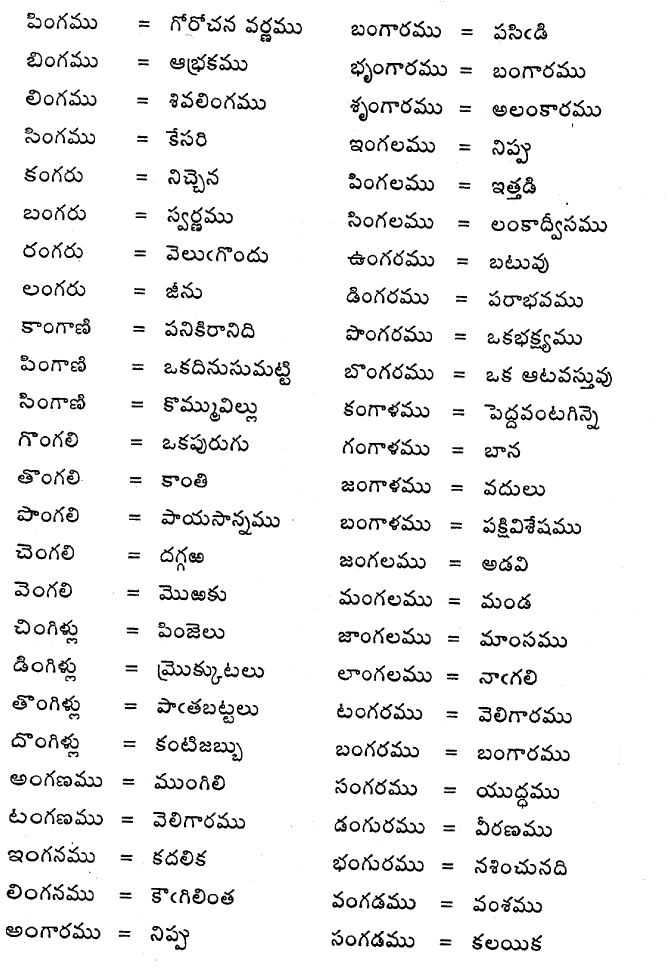
#> input picture sample_images/praasa.tif, 2002 x 2908 px (shown at 1/3 size)
$ python dewarp_test.py ../sample_images/praasa.tif
#> lines starting #> are read from the running program, lines starting #| are printed output that depends on the picture; after the words box and inside, x2 and y2 are one past the last pixel; in counts of white or black regions, pixels touching at a corner belong together; long printed decimals are rounded
### banti/helpers.py
import os
from PIL import Image as im
import numpy as np

##############################################################################
#                   OS Related Helpers
##############################################################################


def get_ext_changer(fname):
    base, ext = os.path.splitext(fname)
    def ext_changer(ext):
        return base + ext
    return ext_changer


def change_ext(fname, ext):
    name, _ = os.path.splitext(fname)
    return name + ext


# [27 lines left out: function is_file_of_type, not called in this run]

##############################################################################
#                   Picture Related Helpers
##############################################################################

def img_to_bin_arr(img):
    wd, ht = img.size
    pix = np.array(img.convert('1').getdata(), np.uint8)
    return 1 - (pix.reshape((ht, wd)) / 255.)


def bin_arr_to_rgb_img(arr):
    return bin_arr_to_img(arr).convert("RGB")


def bin_arr_to_img(arr):
    return im.fromarray((255 * (1 - arr)).astype("uint8"))


# [22 lines left out: functions arr_to_ascii_art, shade, not called in this run]

def default_nnet_fname():
    return os.path.join(os.path.split(__file__)[0], "../library/nn.pkl")

def default_scaler_fname():
    return os.path.join(os.path.split(__file__)[0], "../scalings/relative48.scl")

def default_labels_fname():
    return os.path.join(os.path.split(__file__)[0], "../labellings/alphacodes.lbl")

def default_ngram_fname():
    return os.path.join(os.path.split(__file__)[0], "../library/mega.123.pkl")

### banti/dewarp.py
from PIL import Image as im
import numpy as np
from scipy.ndimage import binary_closing, binary_opening
from banti.conncomp import get_conn_comp
logi = print
LINE_HT_THRESH = 10
LINE_WD_THRESH = .6

def fit_quad(x, y):
    X = np.array((np.ones_like(x), x, x ** 2)).T
    return np.linalg.lstsq(X, y)[0]


def predict_quad(beta, x):
    X = np.array((np.ones_like(x), x, x ** 2)).T
    return X.dot(beta.T)


def morph_sequence(pix, *param):
    for oc, wd, ht in param:
        logi(" Performing Morph : ", oc, wd, ht)
        structure = np.ones((ht, wd))
        if oc == "c":
            pix = binary_closing(pix, structure)
        elif oc == "o":
            pix = binary_opening(pix, structure)
    return pix


def get_mean_verticals(c):
    xs = c.x + np.arange(c.wd)
    ys = c.y + np.sum(c.pix * np.arange(c.ht)[:, None], axis=0) / np.sum(c.pix, axis=0)
    return np.array((xs, ys))


class DeWarper():
    def __init__(self, pix, sampling=1, redfactor=1, minlines=6, maxdist=50):
        self.sampling = sampling
        self.redfactor = redfactor
        self.minlines = minlines
        self.maxdist = maxdist

        self.pix = pix
        self.ht, self.wd = pix.shape
        self.nx = (self.wd + 2 * sampling - 2)
        self.ny = (self.ht + 2 * sampling - 2)

        self.grid_xs = np.arange(0, self.nx, self.sampling)  # M
        self.grid_ys = np.arange(0, self.ny, self.sampling)  # Lg

        logi("Pix shape, range ", pix.shape, pix.max(), pix.mean(), pix.min())
        logi("grid_xs", len(self.grid_xs), self.grid_xs[:3], self.grid_xs[-3:])
        logi("grid_ys", len(self.grid_ys), self.grid_ys[:3], self.grid_ys[-3:])

    def build_model(self):
        # Morph to lines
        self.morphpix = morph_sequence(self.pix, ("o", 1, 3), ("c", 15, 1),
                                                 ("o", 15, 1), ("c",30, 1))
        # Get Word/Line components and filter
        comps, _ = get_conn_comp(self.morphpix)  # Use 8 conn
        comps = [c for c in comps if c.ht > LINE_HT_THRESH]
        max_wd = max(c.wd for c in comps)
        comps = [c for c in comps if c.wd > max_wd * LINE_WD_THRESH]

        # Get the mean line
        self.midlines = [get_mean_verticals(c) for c in comps]

        # Remove Short Lines
        # self.midlines = [a for a in midlines if (a[0].max() - a[0].min() >= .4 * max_len)]

        self.find_vert_disparity()
        self.find_horz_disparity()

    def find_vert_disparity(self):
        betas = np.zeros((len(self.midlines), 3))  # L' x 3
        for i, midline in enumerate(self.midlines):
            xs, ys = midline
            betas[i] = fit_quad(xs, ys)

        logi(betas.shape)
        beta2s = betas[:, -1]
        median_beta2 = np.median(beta2s)
        median_var_beta2 = np.median(np.abs(beta2s - median_beta2))
        betas = betas[np.abs(beta2s - median_beta2) < 7 * median_var_beta2]
        print(beta2s, median_beta2, median_var_beta2)
        # L x 3
        self.median_abs_beta2 = np.median(np.abs(betas[:-1]))

        fitted_ys_on_gridx = predict_quad(betas, self.grid_xs).T  # Need L x M
        fitted_ys_on_gx_min = fitted_ys_on_gridx.min(axis=-1)  # L vector
        flat_y_order = fitted_ys_on_gx_min.argsort()
        fitted_ys_on_gx_min = fitted_ys_on_gx_min[flat_y_order]
        fitted_ys_on_gridx = fitted_ys_on_gridx[flat_y_order]
        diff_ys = fitted_ys_on_gridx - fitted_ys_on_gx_min[:, None]

        # ptaa0 - grid_xs, fitted_ys_on_gridx (unfiltered)
        # 1 - grid_xs, fitted_ys_on_gridx
        # 2 - grid_xs, fitted_ys_on_gridx (sorted)
        # 3 - grid_xs, diff_ys
        # 4 - fitted_ys_on_gx_min, diff_ys (L, L x M)
        # 5 - grid_ys, fitted_diff_ys

        # In each column fit diff_ys on fitted_ys_on_gx_min
        gammas = np.zeros((diff_ys.shape[1], 3))  # M x 3
        for i, diff_y_i in enumerate(diff_ys.T):
            gammas[i] = fit_quad(fitted_ys_on_gx_min, diff_y_i)

        fitted_diff_ys = predict_quad(gammas, self.grid_ys)   # Lg x M

        self.samp_vert_dispar = fitted_diff_ys
        self.fitted_ys_on_gridx = fitted_ys_on_gridx
        print("sampled vertical disparity: ", fitted_diff_ys.shape)

    def find_horz_disparity(self):
        left_ends, rigt_ends = [], []
        for midline in self.midlines:  # L
            xs, ys = midline
            left_ends.append((xs[0], ys[0]))
            rigt_ends.append((xs[-1], ys[-1]))

        left_ends = np.array(left_ends)  # L x 2
        rigt_ends = np.array(rigt_ends)
        order = np.argsort(left_ends[:, 1])  # L
        left_ends = left_ends[order]
        rigt_ends = rigt_ends[order]

        half = len(self.midlines) // 2
        lines1_lens = rigt_ends[:half, 0] - left_ends[:half, 0]
        lines2_lens = rigt_ends[half:, 0] - left_ends[half:, 0]
        HZ_DISP_LINE_LEN_THRES = .9
        left_ends = np.vstack((left_ends[:half][lines1_lens > HZ_DISP_LINE_LEN_THRES * lines1_lens.max()],
                               left_ends[half:][lines2_lens > HZ_DISP_LINE_LEN_THRES * lines2_lens.max()]))
        rigt_ends = np.vstack((rigt_ends[:half][lines1_lens > HZ_DISP_LINE_LEN_THRES * lines1_lens.max()],
                               rigt_ends[half:][lines2_lens > HZ_DISP_LINE_LEN_THRES * lines2_lens.max()]))
        self.left_ends, self.rigt_ends = left_ends, rigt_ends

        # Fit quadratics
        left_beta = fit_quad(left_ends[:,1], left_ends[:,0])      # Predict x from y
        rigt_beta = fit_quad(rigt_ends[:,1], rigt_ends[:,0])

        left_fitted_xs = predict_quad(left_beta, self.grid_ys)
        rigt_fitted_xs = predict_quad(rigt_beta, self.grid_ys)
        self.left_fitted_xs, self.rigt_fitted_xs = left_fitted_xs, rigt_fitted_xs

        left_minx, left_maxx = left_fitted_xs.min(), left_fitted_xs.max()
        rigt_minx, rigt_maxx = rigt_fitted_xs.min(), rigt_fitted_xs.max()

        left_ref,  rigt_ref = (left_minx, rigt_minx) if True else (left_maxx, rigt_maxx)

        left_fitted_diff_xs = left_ref - left_fitted_xs
        rigt_fitted_diff_xs = rigt_ref - rigt_fitted_xs

        samp_horz_dispar = left_fitted_diff_xs[:, None] + \
                           ((self.grid_xs-left_minx)/(rigt_minx-left_minx)) * \
                           (rigt_fitted_diff_xs - left_fitted_diff_xs)[:, None]
        #L x M = L x .   +   . x M * L x .

        self.samp_horz_dispar = samp_horz_dispar
        print("Sample Horiz Disparity", samp_horz_dispar.shape)

    # [21 lines left out: functions apply_horz_disparity, apply_vert_disparity, not called in this run]

    def apply_disparities(self):
        self.apply_vert_disparity()
        self.apply_horz_disparity()

    def get_info_image(self):
        pix = self.pix.copy().astype("uint8")
        pix += 2 * self.morphpix

        for xs, ys in self.midlines:
            pix[ys.astype(int), xs.astype(int)] = 4

        for fitted_y in self.fitted_ys_on_gridx.astype(int):
            pix[fitted_y, self.grid_xs] = 5

        for (xl, yl), (xr, yr), yg, xfl, xfr in zip(self.left_ends, self.rigt_ends, self.grid_ys,
                                                    self.left_fitted_xs, self.rigt_fitted_xs):
            pix[yl-3:yl+3, xl:xl+6] = 6
            pix[yr-3:yr+3, xr-6:xr] = 6
            try:
                pix[yg-3:yg+3, xfl:xfl+6] = 7
                pix[yg-3:yg+3, xfr-6:xfr] = 7
            except:
                pass

        img = im.fromarray(pix, "P")
        palette = np.random.randint(256, size=(256 * 3)).tolist()
        palette[:24] = (255, 255, 255,  128, 128, 255, 127, 127, 0, 0, 0, 0,
                        200, 0, 0, 50, 250, 50,
                        0, 0, 255, 0, 100, 200)
        img.putpalette(palette)
        return img

### banti/conncomp.py
import scipy.ndimage.measurements as meas
from .helpers import arr_to_ascii_art


class Component():
    def __init__(self, big_img, slice, index):
        self.index = index
        self.pix = big_img[slice] == index
        self.slice = slice

        self.y, self.y2 = slice[0].start, slice[0].stop
        self.ht = self.y2 - self.y
        self.x, self.x2 = slice[1].start, slice[1].stop
        self.wd = self.x2 - self.x

    def __lt__(self, other):
        overlap = max(0, min(self.x2 - other.x, other.x2 - self.x) - 1)

        if overlap / min(self.wd, other.wd) < .5:
            return self.x < other.x
        else:
            return self.y + self.ht/2 < other.y + other.ht/2

    # [6 lines left out: function __contains__, not called in this run]

    def has_center_of(self, other):
        return self.x <= (other.x + other.x2)/2 <= self.x2 and \
               self.y <= (other.y + other.y2)/2 <= self.y2

    # [4 lines left out: function small_str, not called in this run]

    def __str__(self):
        return self.small_str() + "\n" + arr_to_ascii_art(self.pix)


def get_conn_comp(imgarr, sort=True):
    labelled_image, n_components = meas.label(imgarr)
    slices = meas.find_objects(labelled_image)
    components = []

    for islice, slaiss in enumerate(slices):
        components.append(Component(labelled_image, slaiss, islice+1))

    if sort:
        components = sorted(components)

    return components, labelled_image

### tests/dewarp_test.py
import sys
from PIL import Image
from banti.dewarp import DeWarper
from banti.helpers import get_ext_changer, img_to_bin_arr, bin_arr_to_img

img_name = sys.argv[1]
change_ext = get_ext_changer(img_name)

# [4 lines left out: function save, not called in this run]

img = Image.open(img_name)
#> img is the input picture: PIL image 2002x2908 1; 93.6% white; 834 black regions (228 under 20 px), largest, box (x1, y1, x2, y2) and area: (1430, 2346, 1537, 2395) 1636, (1159, 2678, 1247, 2729) 1426, (1158, 2792, 1243, 2843) 1422
pix = img_to_bin_arr(img)

wrpr = DeWarper(pix)
#| Pix shape, range  (2908, 2002) 1.0 0.06414 0.0
#| grid_xs 2002 [0 1 2] [1999 2000 2001]
#| grid_ys 2908 [0 1 2] [2905 2906 2907]
wrpr.build_model()
#> after the loop in morph_sequence, `for oc, wd, ht in param:`:
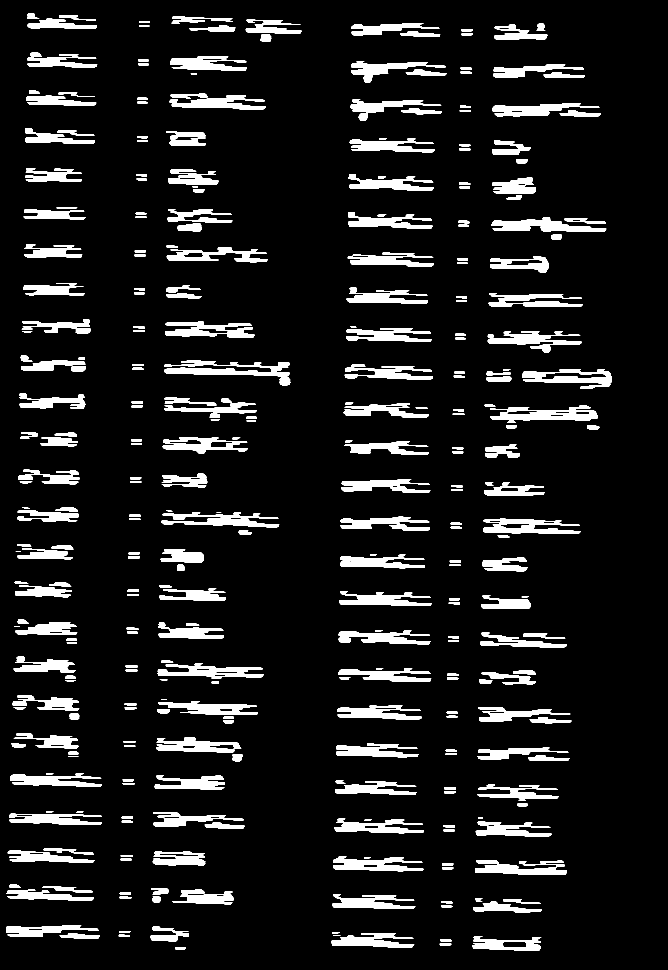
#> pix: shape (2908, 2002) bool (shown at 1/3 size); 9.3% white; 430 white regions (4 under 20 px), largest, box (x1, y1, x2, y2) and area: (1470, 1217, 1793, 1262) 7770, (1474, 659, 1819, 696) 7073, (1449, 1556, 1743, 1602) 7073
#> in get_conn_comp, `labelled_image, n_components = meas.label(imgarr)`:
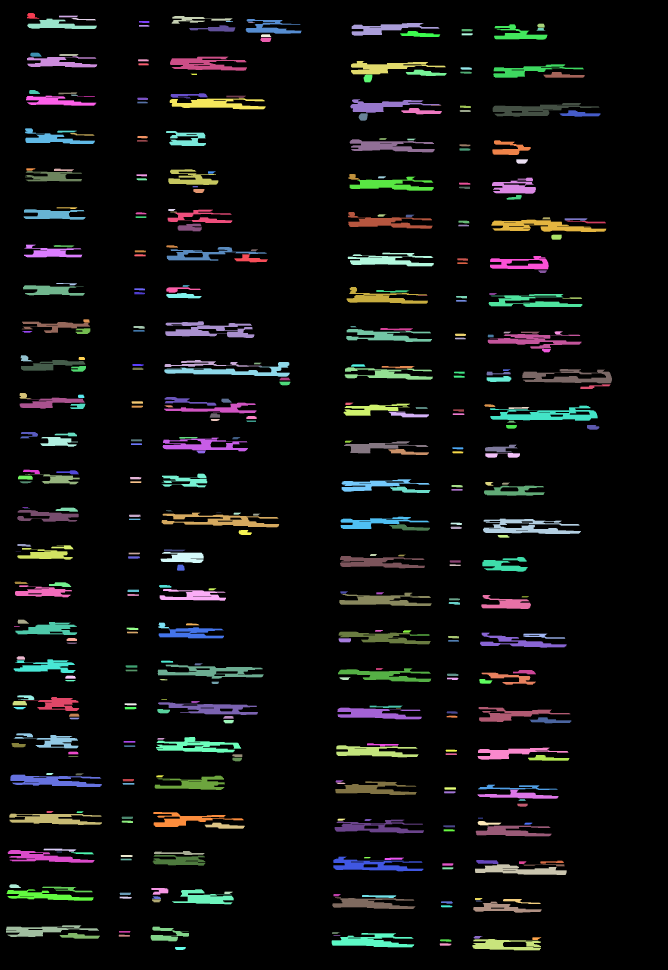
#> labelled_image: shape (2908, 2002) int32 (shown at 1/3 size); 431 distinct labels, from 0 to 430; one colour per label, 0 black
#> in get_conn_comp, `labelled_image, n_components = meas.label(imgarr)`: n_components = 430
#> in get_conn_comp, `slices = meas.find_objects(labelled_image)`: slices = 430 items
#> the loop in get_conn_comp, `for islice, slaiss in enumerate(slices):` made 430 passes
#> pass 3, in __init__ (call 3), `self.pix = big_img[slice] == index`:
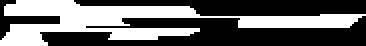
#> self.pix: shape (23, 183) bool (shown 2 times larger); 40.2% white; 1 white region, box (x1, y1, x2, y2) and area: (0, 0, 183, 23) 1694
#> in __lt__, `overlap = max(0, min(self.x2 - other.x, other.x2 - self.x) - 1)`: overlap = 0
#> in build_model, `comps, _ = get_conn_comp(self.morphpix)`: comps = 430 items
#> in build_model, `comps = [c for c in comps if c.ht > LINE_HT_THRESH]`: comps = 177 items
#> in build_model, `max_wd = max(c.wd for c in comps)`: max_wd = 376
#> in build_model, `comps = [c for c in comps if c.wd > max_wd * LINE_WD_THRESH]`: comps = 57 items
#> in get_mean_verticals, `xs = c.x + np.arange(c.wd)`: xs = 275 values from 31 to 305
#> in get_mean_verticals, `ys = c.y + np.sum(c.pix * np.arange(c.ht)[:, None], axis=0) / np.sum(c..`: ys = 275 values, max 2354 at index 273, min 2333.5 at index 3, mean 2343.3
#> in build_model, `self.midlines = [get_mean_verticals(c) for c in comps]`: self.midlines = 57 items
#> in find_vert_disparity, `betas = np.zeros((len(self.midlines), 3))  # L' x 3`: betas = 57 rows, first 8: [0, 0, 0], [0, 0, 0], [0, 0, 0], [0, 0, 0], [0, 0, 0], [0, 0, 0], [0, 0, 0], [0, 0, 0]
#> the loop in find_vert_disparity, `for i, midline in enumerate(self.midlines):` made 57 passes
#> after the loop in find_vert_disparity, `for i, midline in enumerate(self.midlines):`: betas = 57 rows, first 8: [2334.4, 0.0608, -3.9e-05], [2455.4, -0.00665, 0.000111], [2559, 0.104, -4.35e-05], [2678.9, 0.0525, 6.4e-05], [2798.6, -0.0851, 0.000133], [259.9, -0.266, 0.000249], [360.9, -0.171, 0.000144], [889.4, -0.349, 0.00023]
#| (57, 3)
#> in find_vert_disparity, `beta2s = betas[:, -1]`: beta2s = 57 values, max 0.00079 at index 37, min -0.000294 at index 17, mean 0.000182
#> in find_vert_disparity, `median_beta2 = np.median(beta2s)`: median_beta2 = 0.000167
#> in find_vert_disparity, `median_var_beta2 = np.median(np.abs(beta2s - median_beta2))`: median_var_beta2 = 0.000134
#| [-3.90104078e-05  1.10623134e-04 -4.34523254e-05  6.40093201e-05
#|   1.32920174e-04  2.49392853e-04  1.44436430e-04  2.29816718e-04
#|   3.86728123e-04  3.45199165e-04 -2.09868382e-04 -1.44711849e-04
#> (further printed lines are left out)
#> in find_vert_disparity, `self.median_abs_beta2 = np.median(np.abs(betas[:-1]))`: self.median_abs_beta2 = 0.385
#> in find_vert_disparity, `fitted_ys_on_gx_min = fitted_ys_on_gridx.min(axis=-1)`: fitted_ys_on_gx_min = 57 values, max 2820.7 at index 41, min 79.3 at index 18, mean 1510.5
#> in find_vert_disparity, `flat_y_order = fitted_ys_on_gx_min.argsort()`: flat_y_order = 57 values, max 56 at index 14, min 0 at index 42, mean 28
#> in find_vert_disparity, `fitted_ys_on_gx_min = fitted_ys_on_gx_min[flat_y_order]`: fitted_ys_on_gx_min = 57 values from 79.3 to 2820.7
#> after the loop in find_vert_disparity, `for i, diff_y_i in enumerate(diff_ys.T):`: gammas = 2002 rows, first 8: [482.9, -0.309, 9.94e-05], [482.2, -0.308, 9.91e-05], [481.5, -0.308, 9.89e-05], [480.8, -0.307, 9.87e-05], [480, -0.306, 9.85e-05], [479.3, -0.306, 9.83e-05], [478.6, -0.305, 9.81e-05], [477.9, -0.304, 9.78e-05]
#> in predict_quad (call 2), `return X.dot(beta.T)`:
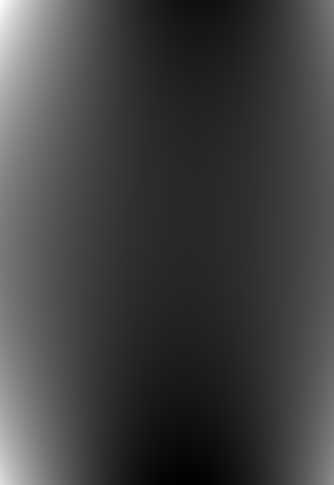
#> returned value: shape (2908, 2002) float64 (shown at 1/6 size); min 20.87, max 482.9, mean 139; drawn with min black and max white
#| sampled vertical disparity:  (2908, 2002)
#> the loop in find_horz_disparity, `for midline in self.midlines:` made 57 passes
#> after the loop in find_horz_disparity, `for midline in self.midlines:`: left_ends = 57 pairs, first value 18 to 1567, second value 88.93 to 2826; rigt_ends = 57 pairs, first value 280 to 1835, second value 84.5 to 2833
#> in find_horz_disparity, `order = np.argsort(left_ends[:, 1])`: order = 57 values, max 56 at index 21, min 0 at index 42, mean 28
#> in find_horz_disparity, `half = len(self.midlines) // 2`: half = 28
#> in find_horz_disparity, `lines1_lens = rigt_ends[:half, 0] - left_ends[:half, 0]`: lines1_lens = 28 values, max 375 at index 19, min 230 at index 1, mean 279.5
#> in find_horz_disparity, `lines2_lens = rigt_ends[half:, 0] - left_ends[half:, 0]`: lines2_lens = 29 values, max 317 at index 6, min 227 at index 21, mean 265.2
#> in find_horz_disparity, `left_ends = np.vstack((left_ends[:half][lines1_lens > HZ_DISP_LINE_LEN..`: left_ends = [[1474, 675], [493, 1112], [485, 1565], [1449, 1588.5], [473, 2016.5], [474, 2109]]
#> in find_horz_disparity, `rigt_ends = np.vstack((rigt_ends[:half][lines1_lens > HZ_DISP_LINE_LEN..`: rigt_ends = [[1818, 686.5], [868, 1119.5], [837, 1572], [1742, 1593.5], [790, 2023.5], [773, 2136.5]]
#> in find_horz_disparity, `self.left_ends, self.rigt_ends = left_ends, rigt_ends`: self.left_ends has the same summary as left_ends; self.rigt_ends has the same summary as rigt_ends
#> in find_horz_disparity, `left_beta = fit_quad(left_ends[:,1], left_ends[:,0])`: left_beta = [1934.1, -1.08, 0.000198]
#> in find_horz_disparity, `rigt_beta = fit_quad(rigt_ends[:,1], rigt_ends[:,0])`: rigt_beta = [2271.1, -1.02, 0.000163]
#> in find_horz_disparity, `left_fitted_xs = predict_quad(left_beta, self.grid_ys)`: left_fitted_xs = 2908 values, max 1934.1 at index 0, min 470.8 at index 2717, mean 926.9
#> in find_horz_disparity, `rigt_fitted_xs = predict_quad(rigt_beta, self.grid_ys)`: rigt_fitted_xs = 2908 values, max 2271.1 at index 0, min 685.6 at index 2907, mean 1248.8
#> in find_horz_disparity, `self.left_fitted_xs, self.rigt_fitted_xs = left_fitted_xs, rigt_fitted..`: self.left_fitted_xs has the same summary as left_fitted_xs; self.rigt_fitted_xs has the same summary as rigt_fitted_xs
#> in find_horz_disparity, `left_minx, left_maxx = left_fitted_xs.min(), left_fitted_xs.max()`: left_minx = 470.8; left_maxx = 1934.1
#> in find_horz_disparity, `rigt_minx, rigt_maxx = rigt_fitted_xs.min(), rigt_fitted_xs.max()`: rigt_minx = 685.6; rigt_maxx = 2271.1
#> in find_horz_disparity, `left_ref,  rigt_ref = (left_minx, rigt_minx) if True else (left_maxx, ..`: left_ref = 470.8; rigt_ref = 685.6
#> in find_horz_disparity, `left_fitted_diff_xs = left_ref - left_fitted_xs`: left_fitted_diff_xs = 2908 values, max 0 at index 2717, min -1463.2 at index 0, mean -456.1
#> in find_horz_disparity, `rigt_fitted_diff_xs = rigt_ref - rigt_fitted_xs`: rigt_fitted_diff_xs = 2908 values from -1585.5 to 0
#> in find_horz_disparity, `samp_horz_dispar = left_fitted_diff_xs[:, None] + \ ((self.grid_xs-lef..`:
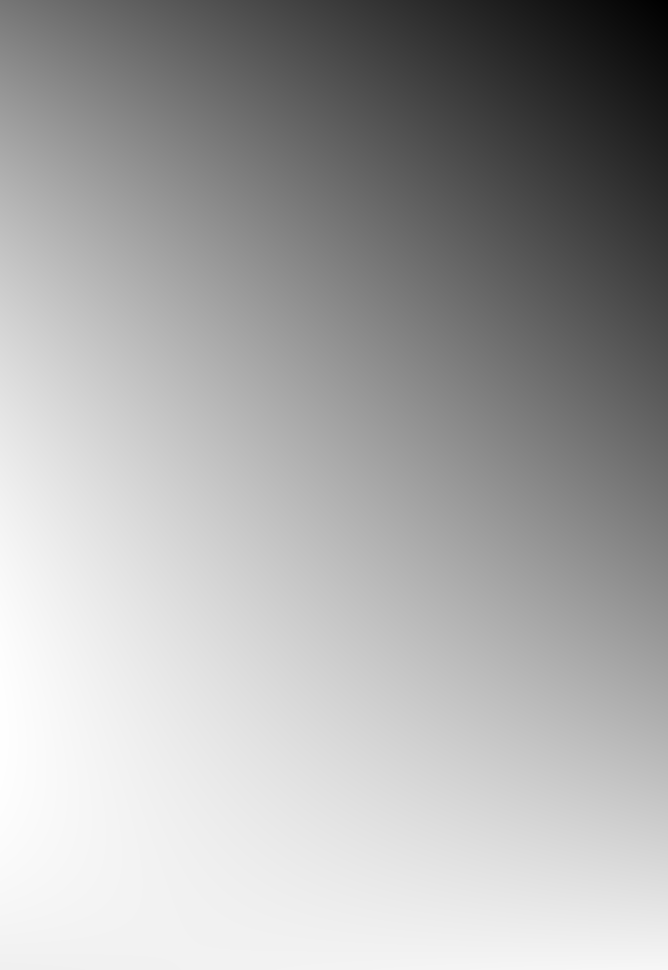
#> samp_horz_dispar: shape (2908, 2002) float64 (shown at 1/3 size); min -2334.2, max 120.3, mean -720.1; drawn with min black and max white
#| Sample Horiz Disparity (2908, 2002)
save(wrpr.get_info_image(), "_dots.png")
#> (the run stopped early here; a loop or call above may not have finished)
